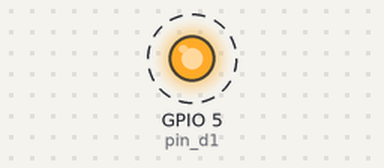
Recording of a program running on a simulated ESP8266 board running MicroPython. On the bench: output pins drawn as LEDs (lit = HIGH). Dashed ring = blinking. What the program prints to the serial console is not drawn. At 20.0 s the program stops and its outputs stay as they are.

Above: at 0.1 s.
Timing chart, 0 to 3.0 s (numbered marks = the images above):
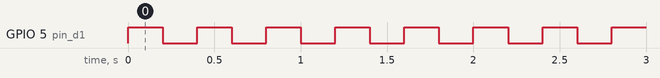

Measured:
- by itself, GPIO 5 (pin_d1): alternates HIGH for 0.20 s and LOW for 0.20 s, 100 changes in all, then stays LOW

The program:

step_010_blinking_led.py
```python
from machine import Pin
from time import sleep_ms

# ATTENTION: The pin numbers printed on the D1 mini and the NodeMCU
#           are not the GPIO numbers used to initialize the pins
#           in a python script.
#           The mapping between the number on the micro controller
#           and the GPIO numbers can be found here
#           https://docs.wemos.cc/en/latest/d1/d1_mini.html
#           https://cdn.shopify.com/s/files/1/2930/7174/files/esp8266_devkit_horizontal-01.png

pin_d1 = Pin(5, Pin.OUT)

for _ in range(50):
    pin_d1.on()
    sleep_ms(200)
    pin_d1.off()
    sleep_ms(200)

print("Finished....")
```
